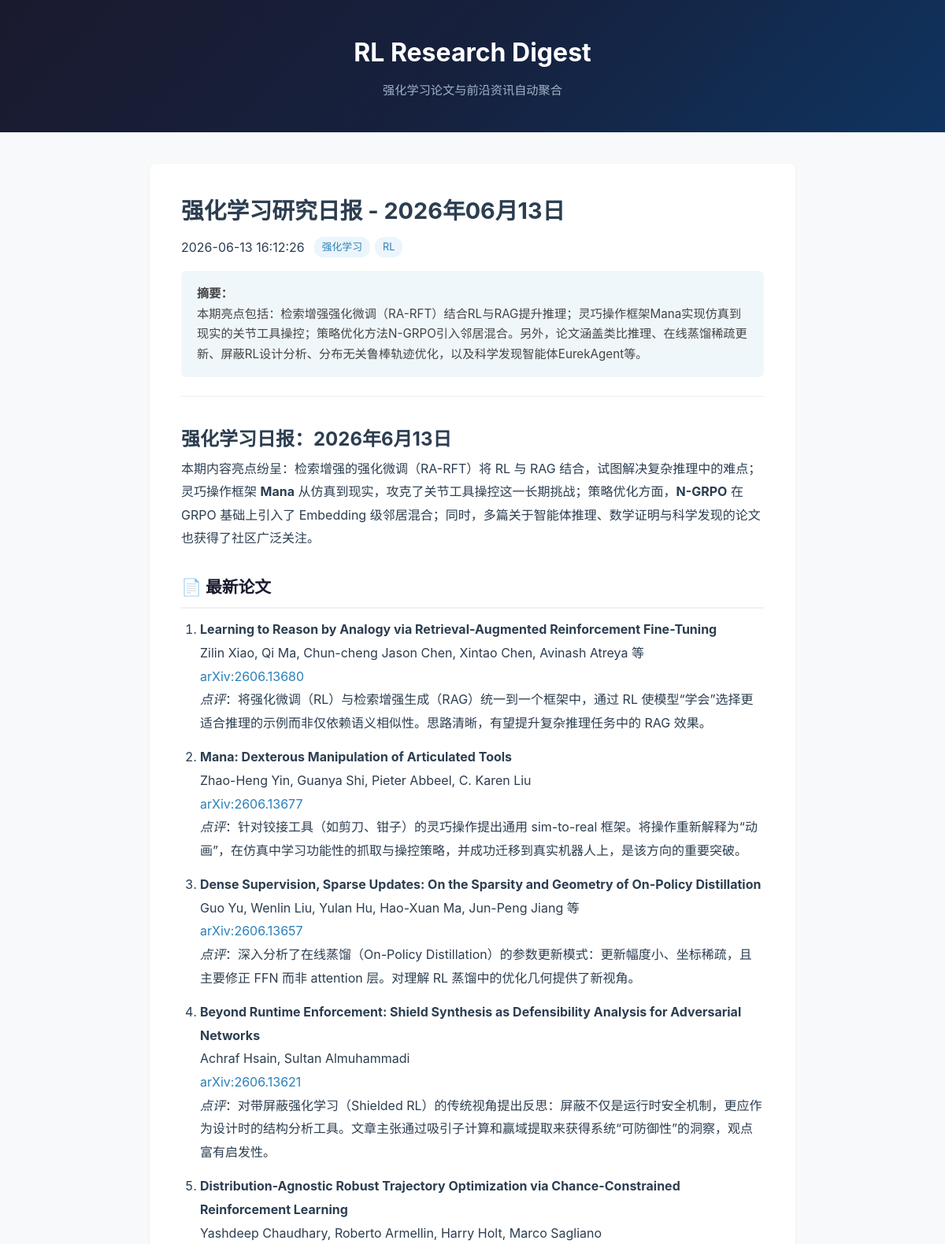
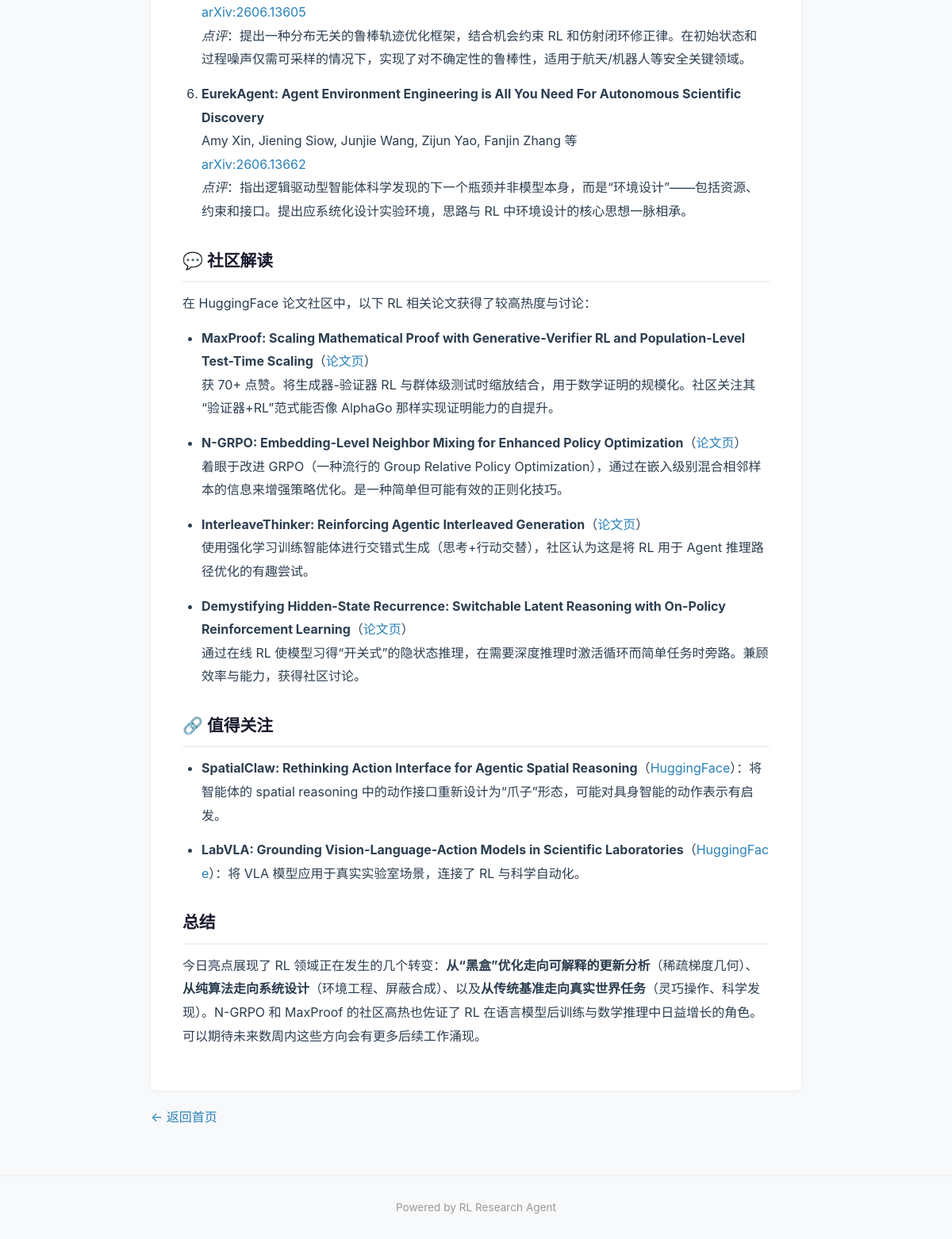
/article/强化学习研究日报---2026年06月13日-b5d82783, run on the app's committed database (2 pictures, top to bottom).
### tables this page shows
CREATE TABLE articles (
            id INTEGER PRIMARY KEY AUTOINCREMENT,
            title TEXT NOT NULL,
            slug TEXT UNIQUE NOT NULL,
            content TEXT NOT NULL,
            summary TEXT,
            tags TEXT,
            source TEXT DEFAULT 'agent',
            published_at TEXT NOT NULL,
            created_at TEXT DEFAULT (datetime('now', 'localtime'))
        );

### blog_server/app.py (the view)
@app.route("/article/<slug>")
def article_detail(slug):
    db = get_db()
    article = db.execute(
        "SELECT * FROM articles WHERE slug = ?", (slug,)
    ).fetchone()
    if article is None:
        abort(404)
    return render_template("article.html", article=article)

### blog_server/app.py (called while the page is built)
def get_db():
    if "db" not in g:
        g.db = sqlite3.connect(DATABASE)
        g.db.row_factory = sqlite3.Row
    return g.db

### blog_server/templates/article.html (shortened to what this page needs)
<!DOCTYPE html>
<html lang="zh-CN">
<head>
    <link rel="stylesheet" href="{{ url_for('static', filename='css/style.css') }}">
</head>
<body>
    <header class="site-header">
        <div class="container">
            <h1><a href="/">RL Research Digest</a></h1>
            <p class="subtitle">强化学习论文与前沿资讯自动聚合</p>
        </div>
    </header>
    <main class="container">
        <article class="article-full">
            <header class="article-header">
                <h1>{{ article.title }}</h1>
                <div class="meta">
                    <time>{{ article.published_at }}</time>
                    {% if article.tags %}
                        <span class="tags">
                            {% for tag in article.tags.split(',') %}
                                <span class="tag">{{ tag.strip() }}</span>
                            {% endfor %}
                        </span>
                    {% endif %}
                </div>
                {% if article.summary %}
                    <div class="article-summary-box">
                        <strong>摘要：</strong>{{ article.summary | safe }}
                    </div>
                {% endif %}
            </header>
            <div class="article-content">
                {{ article.content | safe }}
            </div>
        </article>
        <nav class="article-nav">
            <a href="/">← 返回首页</a>
        </nav>
    </main>
    <footer class="site-footer">
        <div class="container">
            <p>Powered by RL Research Agent</p>
        </div>
    </footer>
</body>
</html>

### blog_server/static/css/style.css (style rules this page uses)
*, *::before, *::after { box-sizing: border-box; margin: 0; padding: 0; }
body { font-family: -apple-system, BlinkMacSystemFont, "Segoe UI", Roboto, "Helvetica Neue", Arial, sans-serif; line-height: 1.7; color: #2c3e50; background: #f8f9fa; }
.container { max-width: 860px; margin: 0 auto; padding: 0 20px; }
a { color: #2980b9; text-decoration: none; }
.site-header { background: linear-gradient(135deg, #1a1a2e 0%, #16213e 50%, #0f3460 100%); color: #fff; padding: 40px 0; text-align: center; }
.site-header h1 { font-size: 2rem; margin-bottom: 8px; }
.site-header h1 a { color: #fff; text-decoration: none; }
.site-header .subtitle { font-size: 0.95rem; color: #a0b4c8; }
.meta { display: flex; align-items: center; gap: 12px; flex-wrap: wrap; }
.tags { display: flex; gap: 6px; flex-wrap: wrap; }
.tag { display: inline-block; background: #ebf5fb; color: #2980b9; padding: 2px 10px; border-radius: 12px; font-size: 0.8rem; }
.article-full { background: #fff; border-radius: 8px; padding: 40px; margin: 40px 0 20px; box-shadow: 0 1px 4px rgba(0,0,0,0.06); }
.article-header { margin-bottom: 32px; padding-bottom: 24px; border-bottom: 1px solid #eee; }
.article-header h1 { font-size: 1.8rem; margin-bottom: 12px; line-height: 1.4; }
.article-summary-box { background: #f0f7fb; padding: 16px 20px; border-radius: 6px; margin-top: 16px; font-size: 0.95rem; color: #444; }
.article-content { font-size: 1rem; line-height: 1.85; }
.article-content h2 { margin: 28px 0 12px; font-size: 1.3rem; color: #1a1a2e; padding-bottom: 6px; border-bottom: 2px solid #eef2f7; }
.article-content p { margin-bottom: 14px; }
.article-content ul, .article-content ol { margin: 10px 0 14px 24px; }
.article-content li { margin-bottom: 6px; }
.article-content a { word-break: break-all; }
.article-nav { margin: 20px 0 40px; }
.site-footer { text-align: center; padding: 28px 0; margin-top: 60px; border-top: 1px solid #e9ecef; color: #999; font-size: 0.85rem; }

### data on the page
articles: title "强化学习研究日报 - 2026年06月13日", published_at "2026-06-13 16:12:26", summary "本期亮点包括：检索增强强化微调（RA-RFT）结合RL与RAG提升推理；灵巧操作框架Mana实现仿真到现实的关节工具操控；策略优化方法N-GRPO引入邻居混合。另外，论文涵盖类比推理、在线蒸馏稀疏更新、屏蔽RL设计分析、分布无关鲁棒轨迹优化，以及科学发现智能体EurekAgent等。", content "强化学习日报：2026年6月13日 本期内容亮点纷呈：检索增强的强化微调（RA-RFT）将 RL 与 RAG 结合，试图解决复杂推理中的难点；灵巧操作框架 Mana 从仿真到现实，攻克了关节工具操控这一长期挑战；策略优化方面， N-GRPO 在 GRPO 基础上引入了 Embedding 级邻居混合；同时，多篇关于智能体推理、数学证明与科学发现的论文也获得了社区广泛关注。 📄 最新论文 Learning to Reason by Analogy via Retrieval-Augmented Reinforcement Fine-Tuning Zilin Xiao, Qi Ma, Chun-cheng Jason Chen, Xintao Chen, Avinash Atreya 等 arXiv:2606.13680 点评 ：将强化微调（RL）与检索增强生成（RAG）统一到一个框架中，通过 RL 使模型“学会”选择更适合推理的示例而非仅依赖语义相似性。思路清晰，有望提升复杂推理任务中的 RAG 效果。 Mana: Dexterous Manipulation of Articulated Tools Zhao-Heng Yin, Guanya Shi, Pieter Abbeel, C. Karen Liu arXiv:2606.13677 点评 ：针对铰接工具（如剪刀、钳子）的灵巧操作提出通用 sim-to-real 框架。将操作重新解释为“动画”，在仿真中学习功能性的抓取与操控策略，并成功迁移到真实机器人上，是该方向的重要突破。 Dense Supervision,…"

### other printed values
{{ tag.strip() }} "强化学习" "RL"
